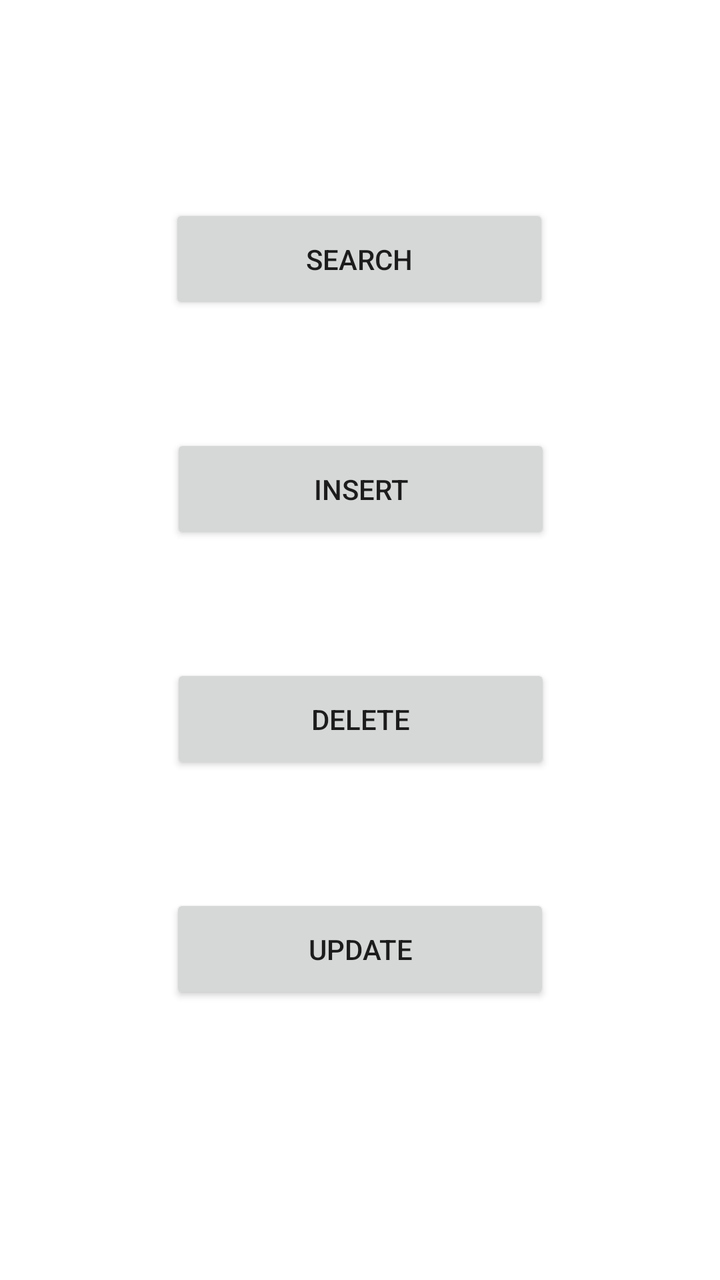
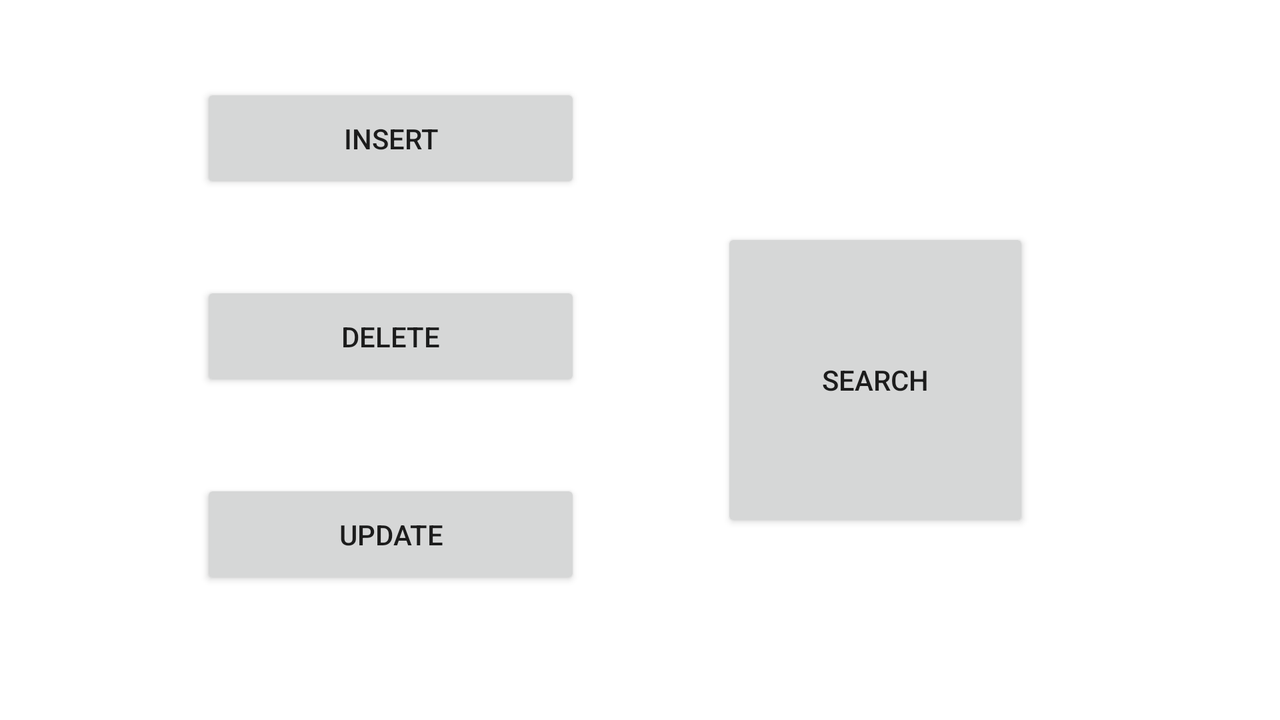

An Android layout and its configuration variant, each rendered on a device that would load it. The default file and the variant file are quoted in full after the pictures.
<!-- AndroidManifest.xml: application theme Theme.MyApplication -->
<!-- res/layout/fragment_main.xml -->
<?xml version="1.0" encoding="utf-8"?>
<androidx.constraintlayout.widget.ConstraintLayout xmlns:android="http://schemas.android.com/apk/res/android"
    xmlns:app="http://schemas.android.com/apk/res-auto"
    xmlns:tools="http://schemas.android.com/tools"
    android:id="@+id/fragment_container"
    android:layout_width="match_parent"
    android:layout_height="match_parent"
    android:background="@color/white"
    android:fitsSystemWindows="true"
    tools:context=".mainFragment">

    <Button
        android:id="@+id/mainsearchbtn"
        android:layout_width="190dp"
        android:layout_height="55dp"
        android:layout_marginStart="110dp"
        android:layout_marginTop="102dp"
        android:layout_marginEnd="111dp"
        android:text="SEARCH"
        app:layout_constraintEnd_toEndOf="parent"
        app:layout_constraintStart_toStartOf="parent"
        app:layout_constraintTop_toTopOf="parent" />

    <Button
        android:id="@+id/maininsertbtn"
        android:layout_width="190dp"
        android:layout_height="55dp"
        android:layout_marginTop="60dp"
        android:text="INSERT"
        app:layout_constraintEnd_toEndOf="parent"
        app:layout_constraintHorizontal_bias="0.502"
        app:layout_constraintStart_toStartOf="parent"
        app:layout_constraintTop_toBottomOf="@+id/mainsearchbtn" />

    <Button
        android:id="@+id/maindeletebtn"
        android:layout_width="190dp"
        android:layout_height="55dp"
        android:layout_marginTop="60dp"
        android:text="DELETE"
        app:layout_constraintEnd_toEndOf="parent"
        app:layout_constraintHorizontal_bias="0.502"
        app:layout_constraintStart_toStartOf="parent"
        app:layout_constraintTop_toBottomOf="@+id/maininsertbtn" />

    <Button
        android:id="@+id/mainupdatebtn"
        android:layout_width="190dp"
        android:layout_height="55dp"
        android:layout_marginTop="60dp"
        android:text="UPDATE"
        app:layout_constraintEnd_toEndOf="parent"
        app:layout_constraintStart_toStartOf="parent"
        app:layout_constraintTop_toBottomOf="@+id/maindeletebtn" />


</androidx.constraintlayout.widget.ConstraintLayout>
<!-- resources referenced by this layout -->
<resources>
  <style name="Theme.MyApplication" parent="Theme.MaterialComponents.DayNight.NoActionBar">
          
          <item name="colorPrimary">@color/black</item>
          <item name="colorPrimaryVariant">@color/black</item>
          <item name="colorOnPrimary">@color/white</item>
          
          <item name="colorSecondary">@color/teal_200</item>
          <item name="colorSecondaryVariant">@color/teal_700</item>
          <item name="colorOnSecondary">@color/black</item>
          
          <item name="android:statusBarColor">#000000</item>
          
      </style>
</resources>
<!-- res/layout-land/fragment_main.xml (the author's variant of the layout above) -->
<!-- drawn on the phone turned sideways -->
<?xml version="1.0" encoding="utf-8"?>
<androidx.constraintlayout.widget.ConstraintLayout xmlns:android="http://schemas.android.com/apk/res/android"
    xmlns:app="http://schemas.android.com/apk/res-auto"
    xmlns:tools="http://schemas.android.com/tools"
    android:id="@+id/fragment_container"
    android:layout_width="match_parent"
    android:layout_height="match_parent"
    android:background="@color/white"
    android:fitsSystemWindows="true"
    tools:context=".mainFragment">

    <Button
        android:id="@+id/mainsearchbtn"
        android:layout_width="154dp"
        android:layout_height="152dp"
        android:layout_marginStart="110dp"
        android:layout_marginEnd="111dp"
        android:text="SEARCH"
        app:layout_constraintBottom_toBottomOf="parent"
        app:layout_constraintEnd_toEndOf="parent"
        app:layout_constraintHorizontal_bias="0.946"
        app:layout_constraintStart_toStartOf="parent"
        app:layout_constraintTop_toTopOf="parent"
        app:layout_constraintVertical_bias="0.548" />

    <Button
        android:id="@+id/maininsertbtn"
        android:layout_width="190dp"
        android:layout_height="55dp"
        android:text="INSERT"
        app:layout_constraintBottom_toBottomOf="parent"
        app:layout_constraintEnd_toEndOf="parent"
        app:layout_constraintHorizontal_bias="0.223"
        app:layout_constraintStart_toStartOf="parent"
        app:layout_constraintTop_toTopOf="parent"
        app:layout_constraintVertical_bias="0.137" />

    <Button
        android:id="@+id/maindeletebtn"
        android:layout_width="190dp"
        android:layout_height="55dp"
        android:layout_marginTop="44dp"
        android:text="DELETE"
        app:layout_constraintEnd_toEndOf="parent"
        app:layout_constraintHorizontal_bias="0.223"
        app:layout_constraintStart_toStartOf="parent"
        app:layout_constraintTop_toBottomOf="@+id/maininsertbtn" />

    <Button
        android:id="@+id/mainupdatebtn"
        android:layout_width="190dp"
        android:layout_height="55dp"
        android:layout_marginTop="44dp"
        android:text="UPDATE"
        app:layout_constraintEnd_toEndOf="parent"
        app:layout_constraintHorizontal_bias="0.223"
        app:layout_constraintStart_toStartOf="parent"
        app:layout_constraintTop_toBottomOf="@+id/maindeletebtn" />


</androidx.constraintlayout.widget.ConstraintLayout>
